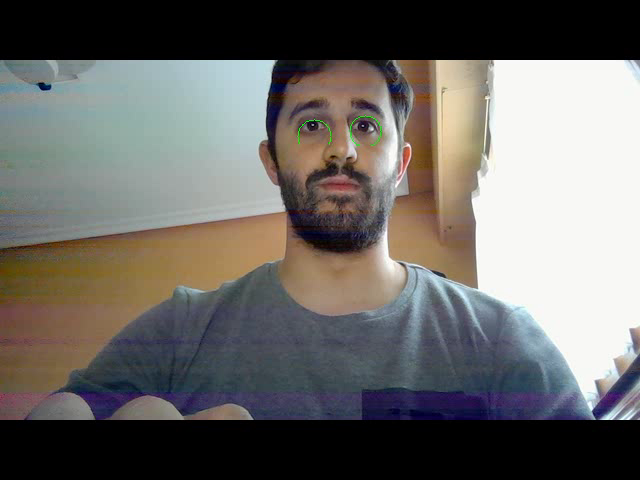
#> input picture frame 36 of Desafio11/desafio11_erode.avi, 640 x 480 px, given in place of vtest.avi, which was not available
$ jupyter execute --allow-errors 'tutorial-81 image denoising.ipynb'
#> lines starting #> are read from the running program, lines starting #| are printed output that depends on the picture; pictures that were not available may be replaced by others from this repository, and a replacement may not be noted
[cell 1]
# Image Denoising
# https://opencv-python-tutroals.readthedocs.io/en/latest/py_tutorials/py_photo/py_non_local_means/py_non_local_means.html#non-local-means
# https://docs.opencv.org/3.1.0/d5/d69/tutorial_py_non_local_means.html

[cell 2]
import cv2
import numpy as np
from matplotlib import pyplot as plt

[cell 3]
cd ../data

[cell 4]
img = cv2.imread('ellipses.jpg')
#> (the rest of this cell did not finish here and is left out)

#> (a cell that did not finish here is left out)

#> (a cell that did not finish here is left out)

[cell 7]
#  cv2.fastNlMeansDenoisingMulti()
# video denoising

[cell 8]
cap = cv2.VideoCapture('vtest.avi')

[cell 9]
# create a list of first 5 frames
img = [cap.read()[1] for i in range(5)]
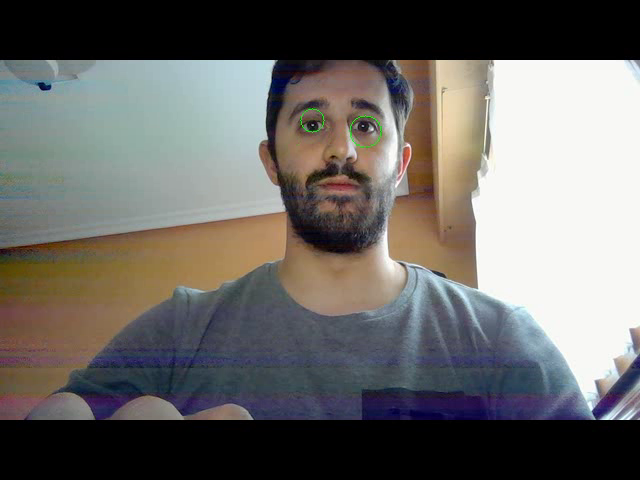
#> input picture frame 37 of Desafio11/desafio11_erode.avi, 640 x 480 px, given in place of vtest.avi, which was not available
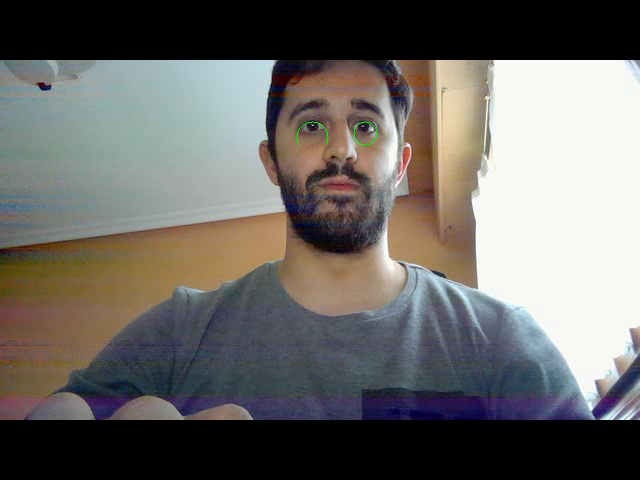
#> input picture frame 38 of Desafio11/desafio11_erode.avi, 640 x 480 px, given in place of vtest.avi, which was not available
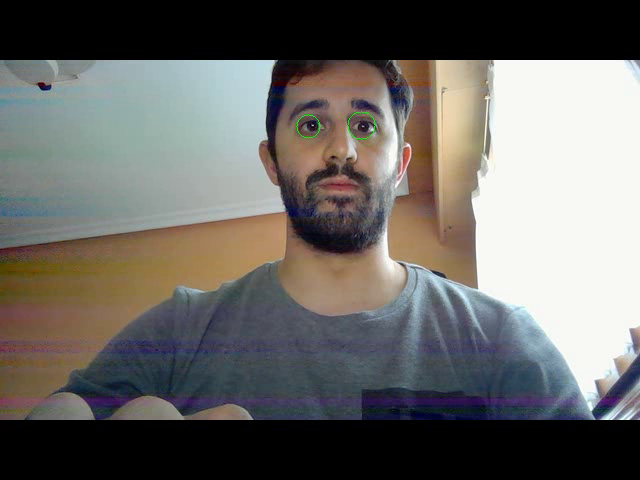
#> input picture frame 40 of Desafio11/desafio11_erode.avi, 640 x 480 px, given in place of vtest.avi, which was not available
#> img = 5 items

[cell 10]
# convert all to grayscale
gray = [cv2.cvtColor(i, cv2.COLOR_BGR2GRAY) for i in img]
#> gray = 5 items

[cell 11]
# convert all to float64
gray = [np.float64(i) for i in gray]

[cell 12]
# create a noise of variance 25
noise = np.random.randn(*gray[1].shape)*10

[cell 13]
# Add this noise to images
noisy = [i+noise for i in gray]
#> noisy = 5 items

[cell 14]
# Convert back to uint8
noisy = [np.uint8(np.clip(i,0,255)) for i in noisy]

[cell 15]
# Denoise 3rd frame considering all the 5 frames
dst = cv2.fastNlMeansDenoisingMulti(noisy, 2, 5, None, 4, 7, 35)
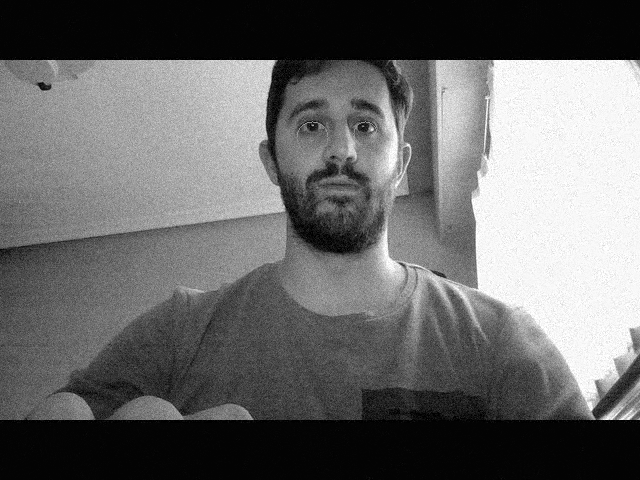
#> dst: shape (480, 640); min 0, max 255, mean 105.6

[cell 16]
plt.subplot(131),plt.imshow(gray[2],'gray')
plt.subplot(132),plt.imshow(noisy[2],'gray')
plt.subplot(133),plt.imshow(dst,'gray')
plt.show()
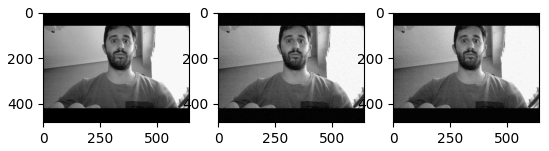
#> figure drawn by matplotlib, 3 panels

$ run again, starting later in the video
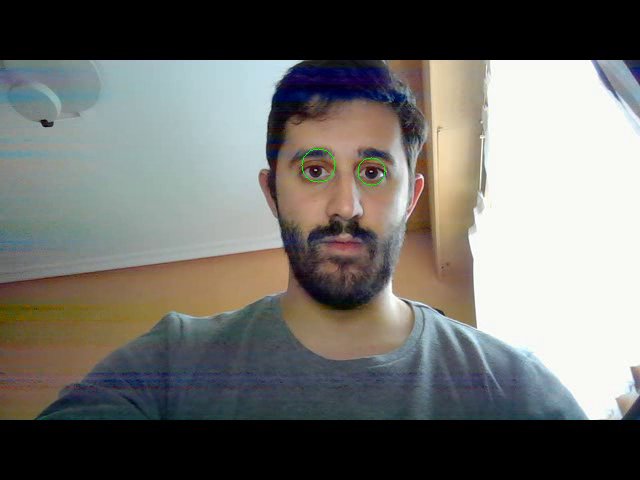
#> input picture frame 162 of Desafio11/desafio11_erode.avi, 640 x 480 px, given in place of vtest.avi, which was not available
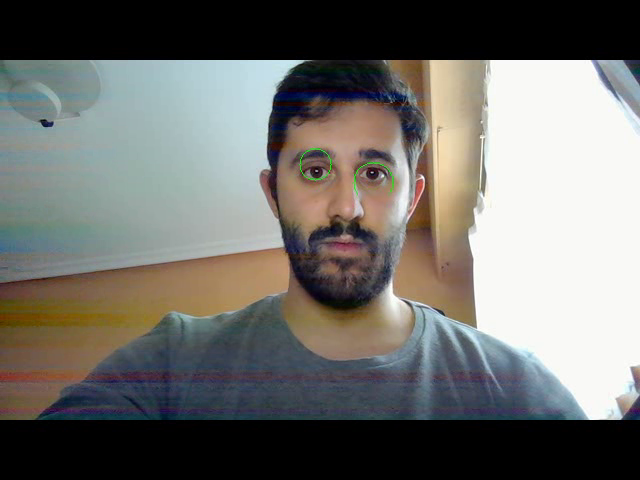
#> input picture frame 166 of Desafio11/desafio11_erode.avi, 640 x 480 px, given in place of vtest.avi, which was not available
#> img = 5 items
#> `plt.show()`:
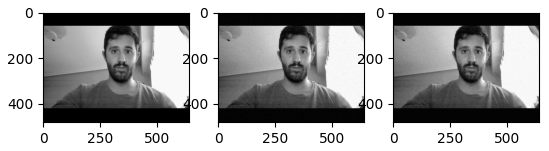
#> figure drawn by matplotlib, 3 panels

$ run again, starting later in the video
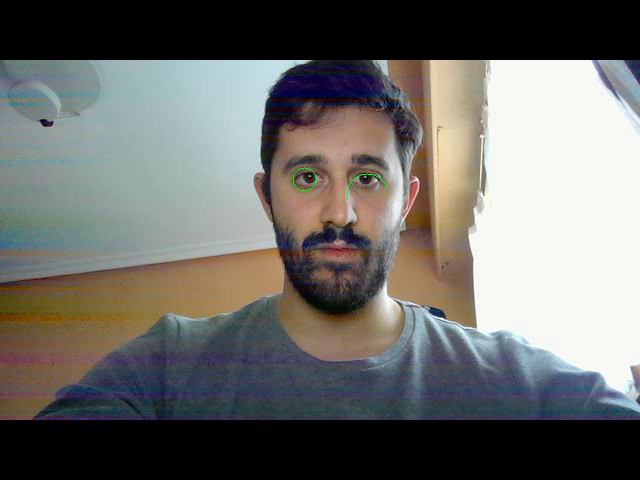
#> input picture frame 289 of Desafio11/desafio11_erode.avi, 640 x 480 px, given in place of vtest.avi, which was not available
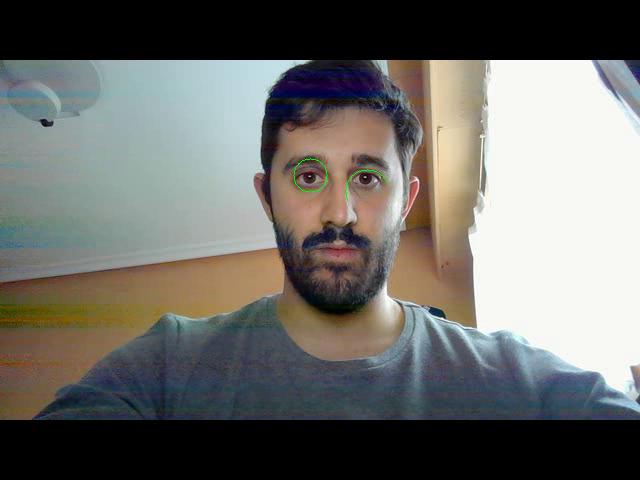
#> input picture frame 292 of Desafio11/desafio11_erode.avi, 640 x 480 px, given in place of vtest.avi, which was not available
#> img = 5 items
#> `plt.show()`:
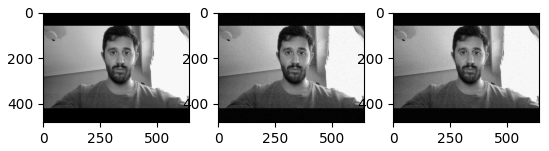
#> figure drawn by matplotlib, 3 panels
